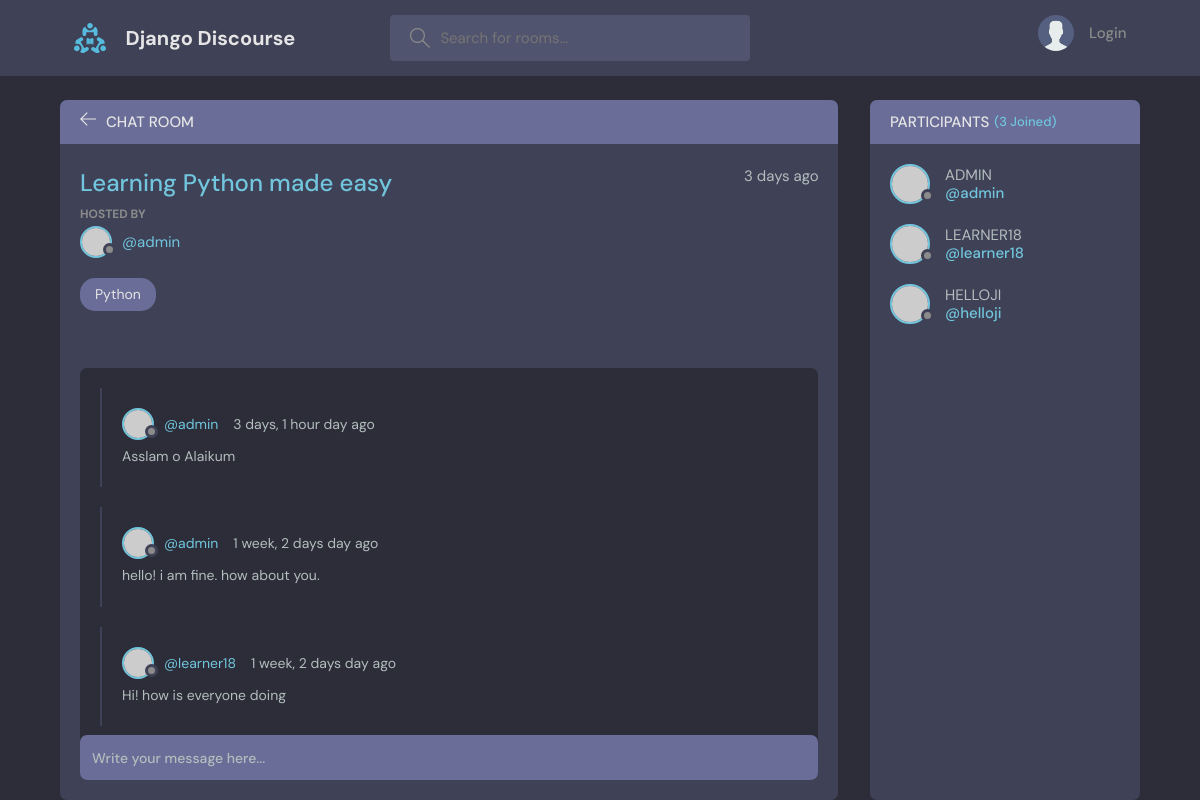
The page /room/1/ on the database its author committed.
### chat/models.py (models this page shows, shortened)
class Room(models.Model):
    host = models.ForeignKey(User,on_delete=models.SET_NULL,null=True)
    name = models.CharField(max_length=200)
    description = models.TextField(null=True,blank=True)
    participants = models.ManyToManyField(User,related_name="Participants",blank=True)
    topic = models.ForeignKey(Topic,on_delete=models.SET_NULL,null=True)
    updated = models.DateTimeField(auto_now=True)
    created = models.DateTimeField(auto_now_add=True)
    class Meta:
        ordering = ['-updated','-created']

class Topic(models.Model):
    topic = models.CharField(max_length=200)
    def __str__(self):
        return self.topic

class Message(models.Model):
    user = models.ForeignKey(User,on_delete=models.CASCADE)
    room = models.ForeignKey(Room,on_delete=models.CASCADE)
    message = models.TextField()
    updated = models.DateTimeField(auto_now=True)
    created = models.DateTimeField(auto_now_add=True)
    def __str__(self):
        return self.message

### chat/views.py (the view, shortened to what this page needs)
# urls.py: path('room/<str:pk>/',views.room,name="room"),
def room(request,pk):
    room = Room.objects.get(id=pk)
    chats = room.message_set.all().order_by('-created')
    participants = room.participants.all()
    context = {'room' : room,'page' : room.name,'chats':chats,'participants': participants}
    return render(request,'chat/room.html',context)

### chat/templates/chat/room.html (shortened to what this page needs)
{% extends "base.html" %}
{% block content %}
    <main class="profile-page layout layout--2">
      <div class="container">
        <div class="room">
          <div class="room__top">
            <div class="room__topLeft">
              <a href="{% url 'room' room.id %}">
                <svg version="1.1" xmlns="http://www.w3.org/2000/svg" width="32" height="32" viewBox="0 0 32 32">
                  <title>arrow-left</title>
                  <path
                    d="M13.723 2.286l-13.723 13.714 13.719 13.714 1.616-1.611-10.96-10.96h27.625v-2.286h-27.625l10.965-10.965-1.616-1.607z"
                  ></path>
                </svg>
              </a>
              <h3>Chat Room</h3>
            </div>
          </div>
          <div class="room__box scroll">
            <div class="room__header scroll">
              <div class="room__info">
                <h3>{{room.name}}</h3>
                <span>3 days ago</span>
              </div>
              <div class="room__hosted">
                <p>Hosted By</p>
                <a href="{% url 'userprofile' room.host.id %}" class="room__author">
                  <div class="avatar avatar--small">
                    <img src="https://randomuser.me/api/portraits/men/37.jpg" />
                  </div>
                  <span>@{{room.host}}</span>
                </a>
              </div>
              <span class="room__topics">{{room.topic}}</span>
            </div>
            <div class="room__conversation">
              <div class="threads scroll">
                {% for chat in chats %}
                <div class="thread">
                  <div class="thread__top">
                    <div class="thread__author">
                      <a href="{% url 'userprofile' user.id %}" class="thread__authorInfo">
                        <div class="avatar avatar--small">
                          <img src="https://randomuser.me/api/portraits/men/37.jpg" />
                        </div>
                        <span>@{{chat.user}}</span>
                      </a>
                      <span class="thread__date">{{chat.created|timesince}} day ago</span>
                    </div>
                  </div>
                  <div class="thread__details">
                    {{chat}}
                  </div>
                </div>
                {% endfor %}
              </div>
            </div>
          </div>
          <div class="room__message">
            <form method="POST" action="">
              <input name="message_body" placeholder="Write your message here..." />
            </form>
          </div>
        </div>
        <div class="participants">
          <h3 class="participants__top">Participants <span>({{participants.count}} Joined)</span></h3>
          <div class="participants__list scroll">
            {% for user in participants %}
            <a href="{% url 'userprofile' user.id %}" class="participant">
              <div class="avatar avatar--medium">
                <img src="https://randomuser.me/api/portraits/men/37.jpg" />
              </div>
              <p style="text-transform: uppercase;">
                {{user.username}}
                <span style="text-transform: none;">@{{user.username}}</span>
              </p>
            </a>
            {% endfor %}
          </div>
        </div>
      </div>
    </main>
    {% endblock %}

### rows shown on the page
Room: name "Learning Python made easy", host "admin", topic "Python"
Message: user "admin", created "3 days, 1 hour", message "Asslam o Alaikum"
Message: user "admin", created "1 week, 2 days", message "hello! i am fine. how about you."
Message: user "learner18", created "1 week, 2 days", message "Hi! how is everyone doing"

### other values the page prints
{{ participants.count }} "3"
{{ user.username }} "ADMIN"
{{ user.username }} "admin"
{{ user.username }} "LEARNER18"
{{ user.username }} "learner18"
{{ user.username }} "HELLOJI"
{{ user.username }} "helloji"
